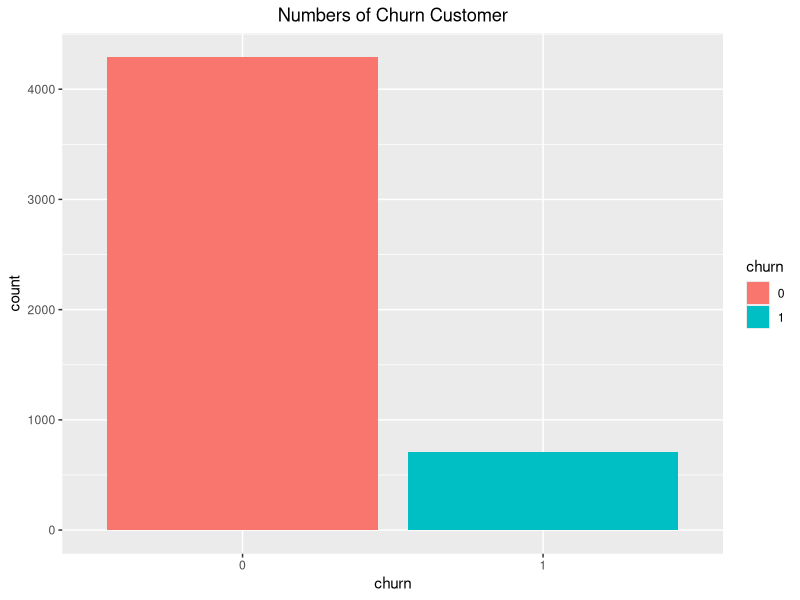
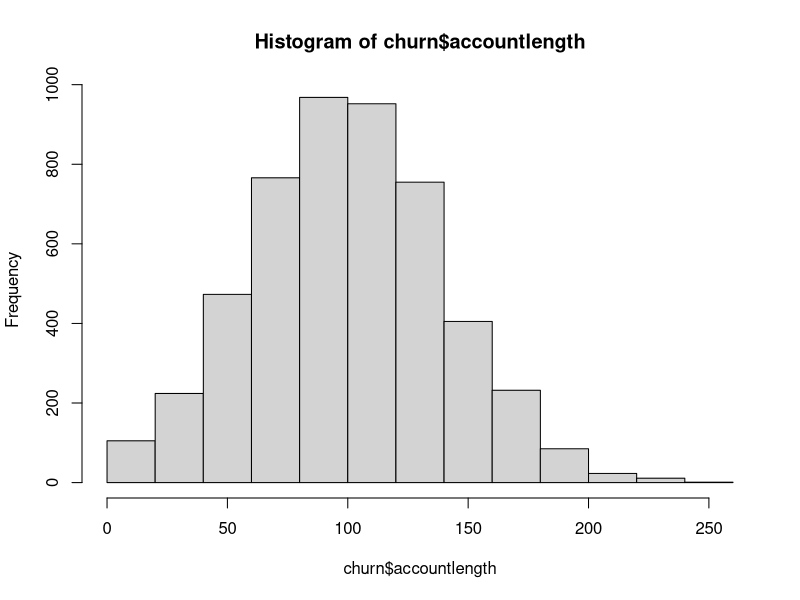
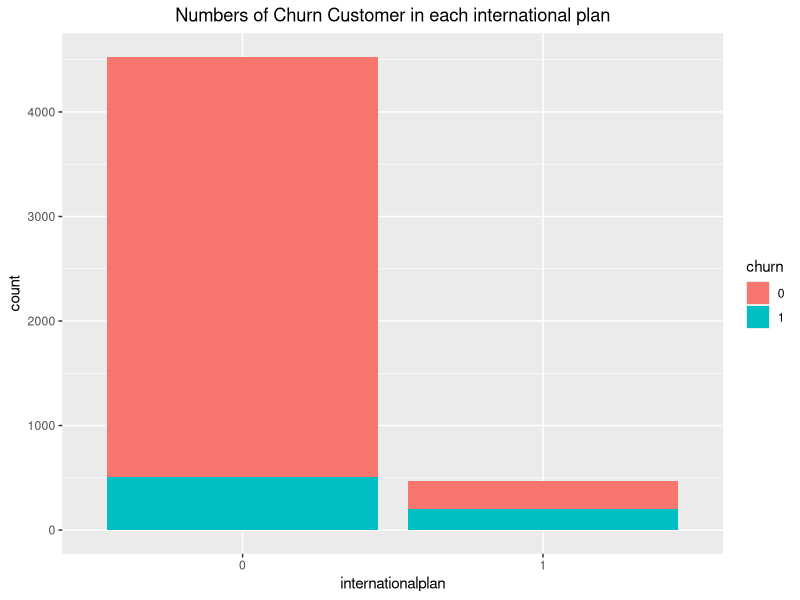
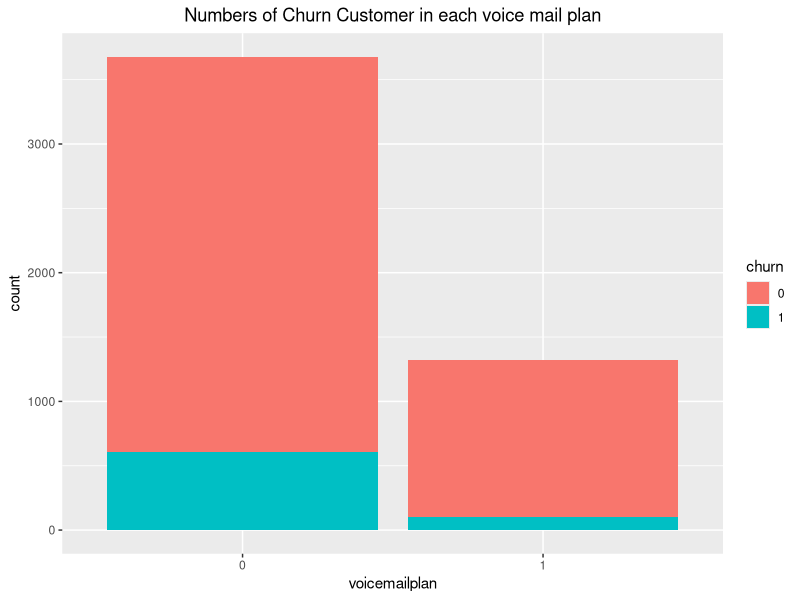
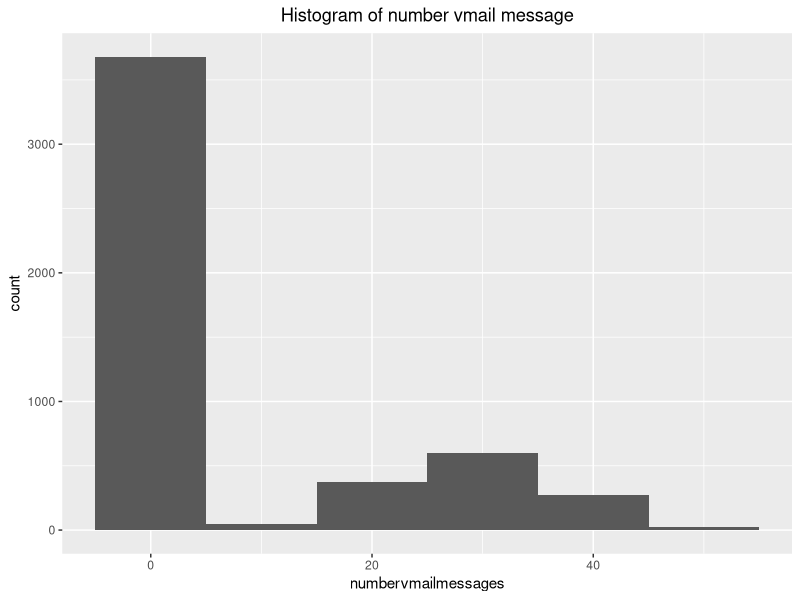
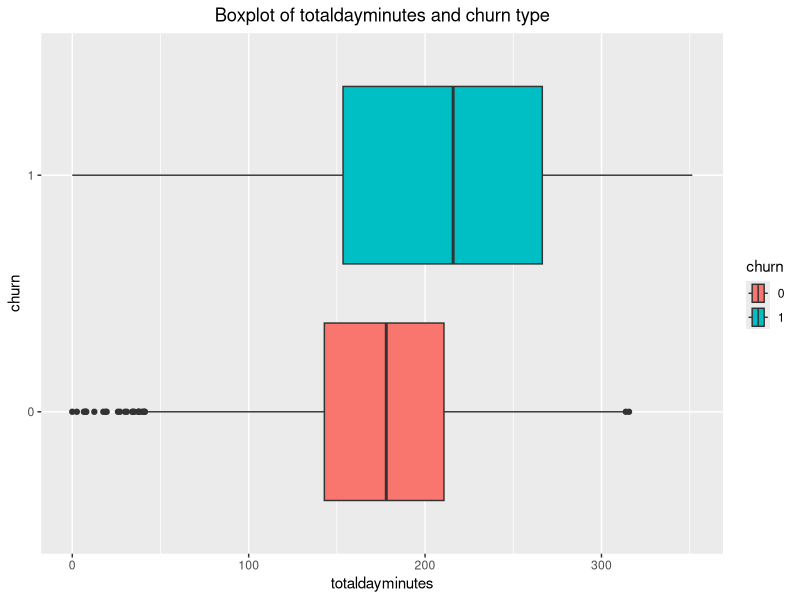
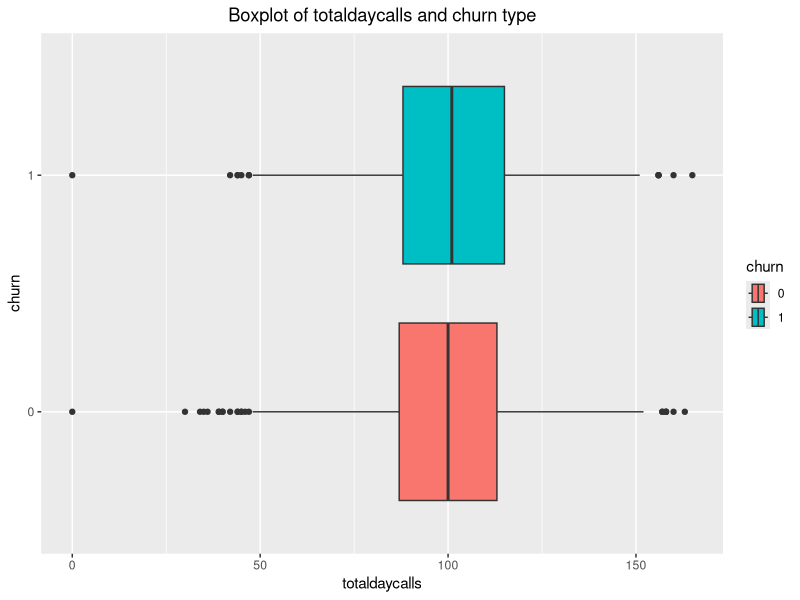
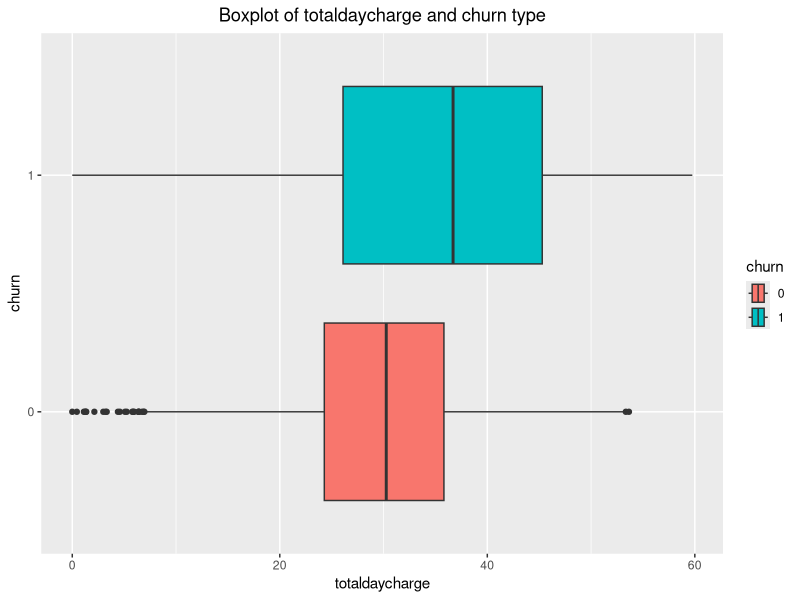

Generate these figures, in order, with R:
# -*- coding: utf-8 -*-

# -- Sheet --

# # Customer Churn prediction using Logistic Regression


# by Patcharapon Chaiporn


# **Import Library**


library(tidyverse)
library(ggplot2)
library(corrplot) #install.packages("corrplot")

# **Data Preparation**


churn <- read_csv("churn.csv")
glimpse(churn)

# Check missing value
colSums(is.na(churn))

# Change churn, internationalplan and voicemailplan into factor
churn$churn <- ifelse(churn$churn == "No", 0 ,1)
churn$internationalplan <- ifelse(churn$internationalplan == "no", 0 ,1)
churn$voicemailplan <- ifelse(churn$voicemailplan == "no", 0 ,1)

churn$churn <- as.factor(churn$churn)
churn$internationalplan <- as.factor(churn$internationalplan)
churn$voicemailplan <- as.factor(churn$voicemailplan)

# **Data Exploration**


ggplot(churn, aes(churn, fill = churn)) +
  geom_bar() +
  labs(title = "Numbers of Churn Customer")+
  theme(plot.title = element_text(hjust = 0.5))
  hist(churn$accountlength)

ggplot(churn, aes(internationalplan, fill = churn)) +
  geom_bar() +
  labs(title = "Numbers of Churn Customer in each international plan")+
  theme(plot.title = element_text(hjust = 0.5))

ggplot(churn, aes(voicemailplan, fill = churn)) +
  geom_bar() +
  labs(title = "Numbers of Churn Customer in each voice mail plan")+
  theme(plot.title = element_text(hjust = 0.5))
  
ggplot(churn, aes(numbervmailmessages)) +
  geom_histogram(binwidth = 10) + 
  labs(title = "Histogram of number vmail message")+
  theme(plot.title = element_text(hjust = 0.5))

ggplot(churn, aes(totaldayminutes,churn, fill = churn)) +
  geom_boxplot() +
  labs(title = "Boxplot of totaldayminutes and churn type")+
  theme(plot.title = element_text(hjust = 0.5))

ggplot(churn, aes(totaldaycalls,churn, fill = churn)) +
  geom_boxplot() +
  labs(title = "Boxplot of totaldaycalls and churn type")+
  theme(plot.title = element_text(hjust = 0.5))

ggplot(churn, aes(totaldaycharge,churn, fill = churn)) +
  geom_boxplot() +
  labs(title = "Boxplot of totaldaycharge and churn type")+
  theme(plot.title = element_text(hjust = 0.5))

ggplot(churn, aes(totaleveminutes,churn, fill = churn)) +
  geom_boxplot() +
  labs(title = "Boxplot of totaleveminutes and churn type")+
  theme(plot.title = element_text(hjust = 0.5))

ggplot(churn, aes(totalevecalls,churn, fill = churn)) +
  geom_boxplot() +
  labs(title = "Boxplot of totalevecalls and churn type")+
  theme(plot.title = element_text(hjust = 0.5))

ggplot(churn, aes(totalevecharge,churn, fill = churn)) +
  geom_boxplot() +
  labs(title = "Boxplot of totalevecharge and churn type")+
  theme(plot.title = element_text(hjust = 0.5))

ggplot(churn, aes(totalnightminutes,churn, fill = churn)) +
  geom_boxplot() +
  labs(title = "Boxplot of totalnightminutes and churn type")+
  theme(plot.title = element_text(hjust = 0.5))

ggplot(churn, aes(totalnightcalls,churn, fill = churn)) +
  geom_boxplot() +
  labs(title = "Boxplot of totalnightcalls and churn type")+
  theme(plot.title = element_text(hjust = 0.5))

ggplot(churn, aes(totalnightcharge,churn, fill = churn)) +
  geom_boxplot() +
  labs(title = "Boxplot of totalnightcharge and churn type")+
  theme(plot.title = element_text(hjust = 0.5))

ggplot(churn, aes(totalintlminutes,churn, fill = churn)) +
  geom_boxplot() +
  labs(title = "Boxplot of totalintlminutes and churn type")+
  theme(plot.title = element_text(hjust = 0.5))

ggplot(churn, aes(totalintlcalls,churn, fill = churn)) +
  geom_boxplot() +
  labs(title = "Boxplot of totalintlcalls and churn type")+
  theme(plot.title = element_text(hjust = 0.5))

ggplot(churn, aes(totalintlcharge,churn, fill = churn)) +
  geom_boxplot() +
  labs(title = "Boxplot of totalintlcharge and churn type")+
  theme(plot.title = element_text(hjust = 0.5))

ggplot(churn, aes(numbercustomerservicecalls,churn, fill = churn)) +
  geom_boxplot() +
  labs(title = "Boxplot of numbercustomerservicecalls and churn type")+
  theme(plot.title = element_text(hjust = 0.5))

ggplot(churn, aes(totaldayminutes, totaldaycalls)) +
  geom_point() +
  facet_grid(churn$churn) +
  labs(title = "Total day calls vs minutes between churn and non churn customer")+
  theme(plot.title = element_text(hjust = 0.5))

ggplot(churn, aes(totaleveminutes, totalevecalls)) +
  geom_point() +
  facet_grid(churn$churn) +
  labs(title = "Total evening calls vs minutes between churn and non churn customer")+
  theme(plot.title = element_text(hjust = 0.5))

ggplot(churn, aes(totalnightminutes, totalnightcalls)) +
  geom_point() +
  facet_grid(churn$churn) +
  labs(title = "Total night calls vs minutes between churn and non churn customer")+
  theme(plot.title = element_text(hjust = 0.5))

# **Finding Correlation**


num_cols <- unlist(lapply(churn, is.numeric))
CR <- cor(churn[, num_cols])
corrplot(CR, method = "color",type="lower")

# drop some columns that highly relate to each others
churn <- churn %>% 
  select(-c(voicemailplan,totaldaycharge, totalevecharge, totalnightcharge, totalintlcharge))

# **Split data**


set.seed(89)
n <- nrow(churn)
id <- sample(1:n, size = n*0.8)
train_data <- churn[id, ]
test_data <- churn[-id, ]
nrow(train_data)
nrow(test_data)

prop.table(table(train_data$churn))

# **Train model**


trained_model <- glm(churn ~ internationalplan
                      + totaldayminutes + totaleveminutes + totalnightminutes
                      + totalintlminutes + totalintlcalls + numbercustomerservicecalls
                      , data = train_data, family = "binomial")
summary(trained_model)
train_data$prob_churn <- predict(trained_model,type="response")
train_data$pred_churn <- ifelse(train_data$prob_churn>=0.5,1,0)

# **Test Model**


test_data$prob_churn <- predict(trained_model,newdata = test_data, type="response")
test_data$pred_churn <- ifelse(test_data$prob_churn>=0.5,1,0)

# **Model Evaluation**


train_conM <- table(train_data$pred_churn, train_data$churn, 
                    dnn =c("Predicted", "Actual"))

test_conM <- table(test_data$pred_churn, test_data$churn, 
                   dnn =c("Predicted", "Actual"))

train_acc <- (train_conM[1,1] + train_conM[2,2])/ sum(train_conM)
test_acc <- (test_conM[1,1] + test_conM[2,2])/ sum(test_conM)

train_prec <- (train_conM[2,2]/(train_conM[2,1] + train_conM[2,2]))
test_prec <- (test_conM[2,2]/(test_conM[2,1] + test_conM[2,2]))

train_rec <- (train_conM[2,2]/(train_conM[1,2] + train_conM[2,2]))
test_rec <- (test_conM[2,2]/(test_conM[1,2] + test_conM[2,2]))

train_f1 <- 2 * (train_prec*train_rec / (train_prec+train_rec))
test_f1 <- 2 * (test_prec*test_rec / (test_prec+test_rec))

cat("Train Accuracy:", train_acc, "| Test Accuracy:", test_acc ,"\n")

cat("Train Precision:",train_prec, "| Test Precision:", test_prec,"\n")

cat("Train Recall:", train_rec, "| Test Recall:", test_rec,"\n")

cat("Train F1:", train_f1, "| Test F1:", test_f1)



